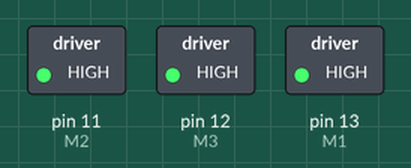
A sketch run on a simulated Arduino Uno, built with avr-gcc and run on an emulated ATmega328P. On the bench: switched loads named in the sketch (green lamp = pin HIGH).

Above: at 0.1 s.
Timing chart, 0 to 1.6 s (numbered marks = the images above):
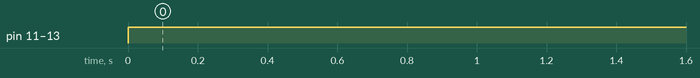

The sketch:

motors.ino
```cpp
#define M1 13
#define M2 11
#define M3 12

void setup() {
  pinMode(M1, OUTPUT);
  pinMode(M2, OUTPUT);
  pinMode(M3, OUTPUT);
}

void loop() {
//  for (int i = 0; i < 5; ++i) {
//    digitalWrite(M1, HIGH);
//    digitalWrite(M2, HIGH);
//    digitalWrite(M3, LOW);
//    delay(1000);
//
//    digitalWrite(M1, HIGH);
//    digitalWrite(M2, HIGH);
//    digitalWrite(M3, HIGH);
//    delay(1000);
//
//    digitalWrite(M1, HIGH);
//    digitalWrite(M2, LOW);
//    digitalWrite(M3, HIGH);
//    delay(1000);
//
//    digitalWrite(M1, HIGH);
//    digitalWrite(M2, HIGH);
//    digitalWrite(M3, HIGH);
//    delay(1000);
//  }

  digitalWrite(M1, HIGH);
  digitalWrite(M2, HIGH);
  digitalWrite(M3, HIGH);
}
```

Measured:
- by itself, pin 11 (M2), pin 12 (M3), pin 13 (M1): LOW → HIGH at 0.00 s
